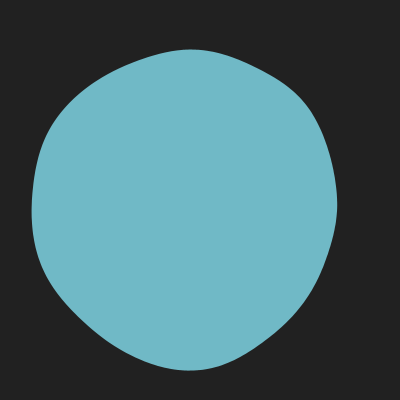
Frame 1 (no input)
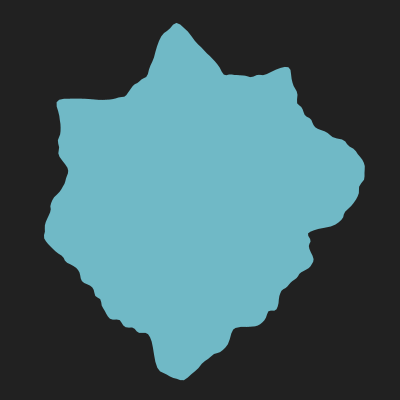
Frame 60 (the mouse pressed at the canvas centre just before this capture)
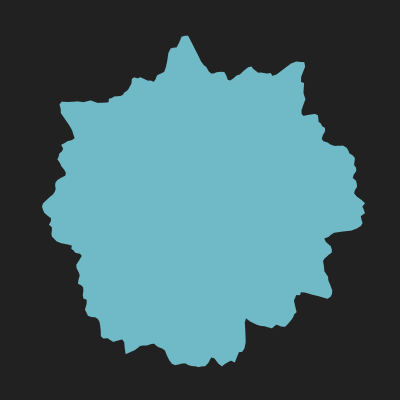
Frame 120 (the mouse held since frame 60 and released just before this capture)

The Processing sketch that drew these frames (run headless with seeded random() and noise(); from frame 60 on, the mouse is pressed at the canvas centre):

// Processing sketch: build
// ── build.pde
// Polar Perlin Noise Loop : step_03

float noiseMax = 0.5;
color c = #70b9c6;
void setup() {
  size(400, 400);
  // println(hex(c));

}

void draw() {
  background(33);
  translate(width/2, height/2);
  noStroke();
  fill(c);
  beginShape();
  for (float a = 0; a<TWO_PI; a+=0.02){
    float xoff = map(cos(a), -1, 1, 0, noiseMax);
    float yoff = map(sin(a), -1, 1, 0, noiseMax);
    float r = map(noise(xoff, yoff), 0, 1, 100, 200);
    float x = r * cos(a);
    float y = r * sin(a);
    vertex(x, y);
  }
  endShape(CLOSE);
  noiseMax += 0.07;
}
